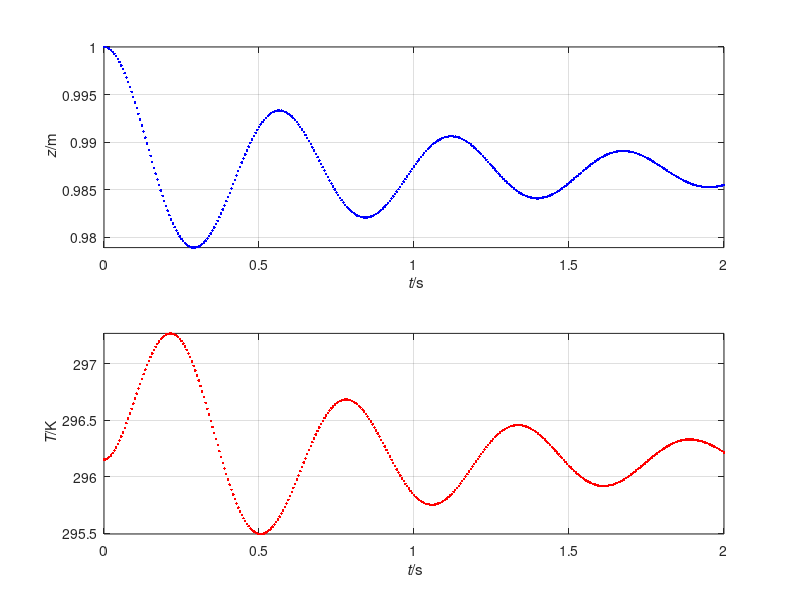

This chart was generated by the following MATLAB code:
%%% Simulation of ideal gas & mass piston in 1D
%% Coordinates (t, z)

%% Constants
R = 8.31446261815;  % J/(K*mol): molar gas constant
g = 9.8;            % N/kg: gravitational acceleration
C = 20;             % J/(K*mol): molar heat capacity
mu = 4e-5;          % N*s/m^2: gas viscosity
h = 8e3;            % J/(K*m^2): heat-transfer coefficient
N = 0.04;           % mol: amount of ideal gas
A = 0.03^2;         % m^2: area of piston
m = 1;              % kg: mass of piston

%% Initial conditions. State: (z, v, T)
t = 0;            % s: initial time
z = 1;            % m: initial position of piston
v = 0;            % m/s: initial velocity of piston
T = 273.15 + 23;  % K: initial temperature of gas

%% Boundary conditions
Gpis = -m * g;       % N: gravity supply of momentum to piston
Fatm = -1e5 * A;     % N: force on piston by atmosphere
Text = 273.15 + 23;  % K: temperature of environment
                     % other fluxes are zero

%% Parameters for time loop
t1 = 2;       % s: final time
dt = 0.0001;  % s: time step %@

## Plotting
dtplot = t1/360; # time interval between plots
tplot = dtplot; # time for next plot
figure
subplot(2, 1, 1); plot(t, z, '.b')
xlim([0, t1])
xlabel('{\it t}/s'); ylabel('{\it z}/m')
axis('tight'); grid on; hold on
subplot(2, 1, 2); plot(t, T, '.r')
xlim([0, t1])
xlabel('{\it t}/s'); ylabel('{\it T}/K')
axis('tight'); grid on; hold on %@

%% Numerical time integration
while t < t1
  %% constitutive relations
  Fgas = -(R * N * T / z -  mu * A * v / z);
  Fpis = -Fgas + Fatm;
  Ppis = m * v;
  Phibot = A * h * (Text - T);
  Phitop = Fgas * v;
  Phi = Phibot + Phitop;
  E = C * N * T;

  %% step forward in time with balance laws
  t = t + dt;
  Ppis = Ppis + (Fpis + Gpis) * dt;
  z = z + v * dt;
  E = E + Phi * dt;

  %% constitutive relations: calculate state
  T = E / (C * N);
  v = Ppis / m;  %@

  %% plot
  if t > tplot
    subplot(2, 1, 1); plot(t, z, '.b')
    subplot(2, 1, 2); plot(t, T, '.r')
    pause(0)
    tplot = tplot + dtplot;
  end %@
end
